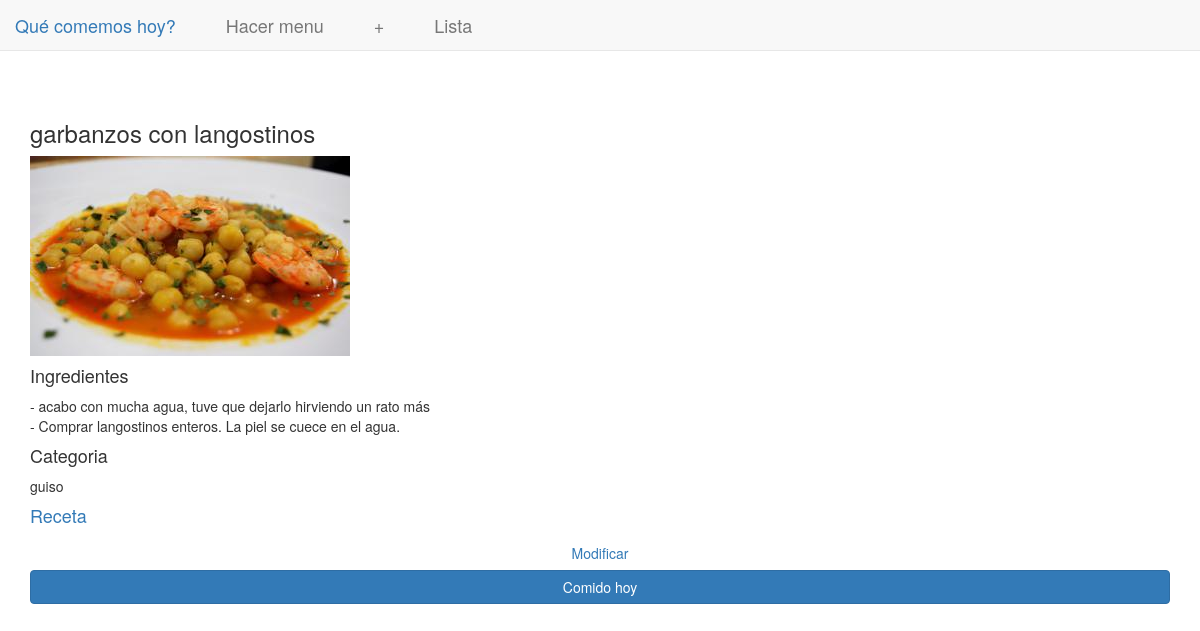
The page /app/meal/111 on the database its author committed.
### app/models.py (models this page shows, shortened)
class Meal(models.Model):
    name = models.CharField(default="",max_length=264, unique=True)
    category = models.CharField(default="",max_length=264, choices=category_choices, blank = True)
    ingredients = models.TextField(blank = True)
    complexity = models.CharField(default="",max_length=264, choices=complexity_choices, blank = True)
    duration = models.CharField(default="",max_length=264, choices=duration_choices, blank = True)
    link = models.URLField(default="", blank = True)
    is_new = models.BooleanField(default=True, blank = True)
    image_name = models.CharField(default="",max_length=264, blank = True)
    image = models.ImageField(upload_to='images', blank = True)
    is_preferred = models.BooleanField(default=False, blank = True)

### app/views.py (the view, shortened to what this page needs)
# urls.py: path('meal/<id>',views.meal,name='meal'),
def meal(request,id):
	meal = get_object_or_404(Meal, id=id)
	form = DateForm()
	meal_dict = {'meal': meal}
	return render(request,'app/meal.html',context=meal_dict)

### templates/app/meal.html (shortened to what this page needs)
<!DOCTYPE html>
{% extends "app/base.html" %}
{% load static %}
{% load myfilters %}
{% block body_block %}
<div class="container">
<div class="row">
<div class="content-boxes-v6">
<div class="col-md-12">
	        <h3>{{ meal.name }}</h3>
			<div class='receipt_image img-wrapper'style="position: relative">
	    		<img class='img-responsive'
	    			src="{{ meal.image.url }}"
	    			alt="Uh Oh, didn't show!"
	    			onerror="this.onerror=null;this.src='{% static "app/images/placeholder.jpg" %}';">
			</div>
	        {% if meal.ingredients %}
	        <h4>Ingredientes</h4>
	        <p>{{ meal.ingredients|linebreaks }}</p>
	        {% endif %}
	        {% if meal.category %}
	        <h4>Categoria</h4>
	        <p>{{ meal.category }}</p>
	        {% endif %}
	        {% if meal.link %}
	        <h4><a href="{{ meal.link }}">Receta</a></h4>
	        {% endif %}
	<a type="button" href="{% url 'app:modify_meal' meal.id %}" class="btn btn-secondary btn-block">Modificar</a>
	<form method="POST">
		<input type="submit" class="btn btn-primary btn-block" value="Comido hoy">
	</form>
</div>
</div>
</div>
{% endblock %}

### static/app/css/custom.css (style rules this page uses)
.content-boxes-v6 { margin-top: 100px; margin-bottom: 100px; }

### rows shown on the page
Meal: name "garbanzos con langostinos", image (picture), ingredients "- acabo con mucha agua, tuve que dejarlo hirviendo un rato más - Comprar langostinos enteros. La piel se cuece en el agua.", category "guiso"
